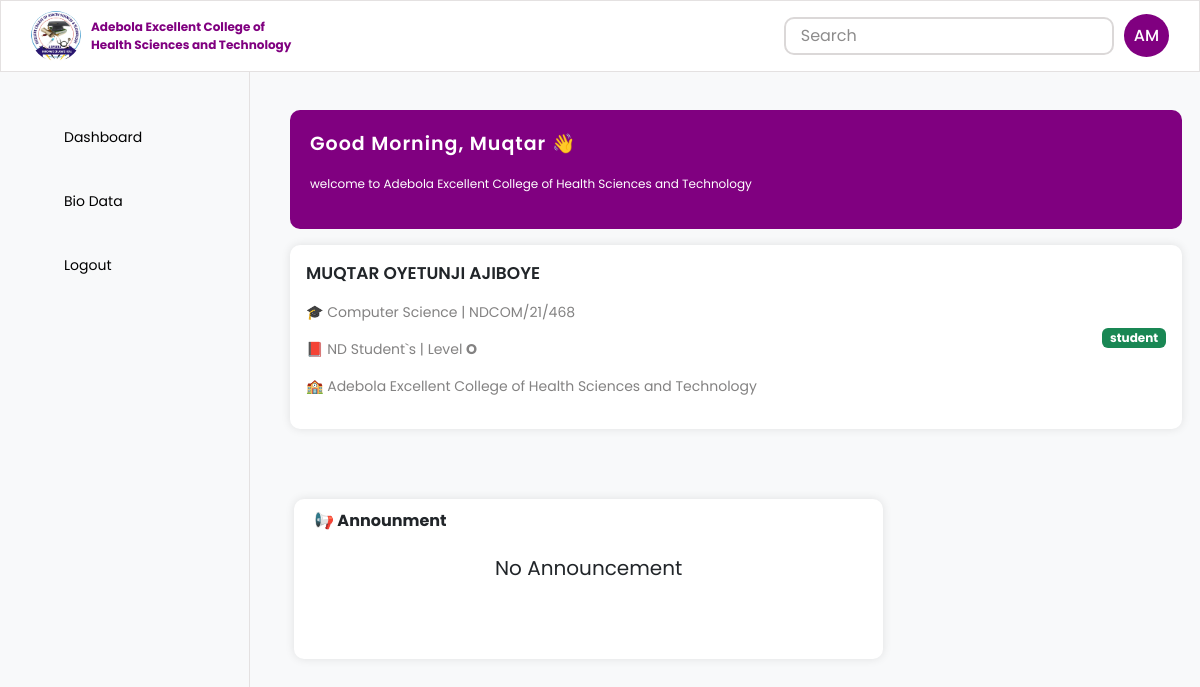
Screenshot of /student/dashboard.php (signed in) with the database file from the repository.
### tables this page shows
CREATE TABLE `student` (
  `student_id` int(11) NOT NULL,
  `first_name` varchar(100) NOT NULL,
  `surname` varchar(100) NOT NULL,
  `middlename` varchar(100) NOT NULL,
  `email` text NOT NULL,
  `phone_number` varchar(15) NOT NULL,
  `application_number` text NOT NULL,
  `password` text NOT NULL,
  `department` text NOT NULL,
  `level_type` text NOT NULL,
  `role` varchar(100) NOT NULL,
  `created_at` timestamp(6) NOT NULL DEFAULT current_timestamp(6),
  `updated_at` timestamp(6) NOT NULL DEFAULT current_timestamp(6)
);

CREATE TABLE `department` (
  `department_id` int(11) NOT NULL,
  `faculty_id` int(11) NOT NULL,
  `department_name` text NOT NULL,
  `created_at` timestamp NOT NULL DEFAULT current_timestamp() ON UPDATE current_timestamp(),
  `updated_at` timestamp NOT NULL DEFAULT current_timestamp()
);

### student/student-script.php (called while the page is built, shortened)
<?php
include ("../dbconnect.php");
$student_id = $_SESSION["student_id"];
$student_details = mysqli_fetch_assoc(mysqli_query($conn,"SELECT * FROM `student` WHERE student_id = $student_id"));
$department = $student_details['department'];
$fetch_department = mysqli_fetch_assoc(mysqli_query($conn, "
    SELECT
        d.department_name,
        f.faculty_name,
        f.faculty_id,
        d.department_id
    FROM department as d
    LEFT JOIN faculty f on d.faculty_id = f.faculty_id
    WHERE d.department_id = '$department';
"));
function greet_user() {
    $hour = (int)date('H');
    if ($hour >= 0 && $hour < 12) {
        return 'Good Morning';
    } elseif ($hour >= 12 && $hour < 17) {
        return 'Good Afternoon';
    } elseif ($hour >= 17 && $hour < 24) {
        return 'Good Evening';
    } else {
        return 'Good Evening';
    }
}

### student/component/dashboard.php (the view)
<div class="welcome-box">
    <p class="welcome-header"><?php echo greet_user() . ', '. $student_details['first_name']  ?>  👋</p>
    <p>welcome to Adebola Excellent College of Health Sciences and Technology</p>
</div>
<div class="intro-box bg-white p-3 mt-3">
    <div class="intro">
        <p class="name"><?php echo $student_details['first_name'].' '.$student_details['middlename'].' '.$student_details['surname']. ''?></p>
        <p class="dep">🎓 <?php echo $fetch_department['department_name']?> | <?php echo $student_details['application_number']?></p>
        <p class="dep">📕 <?php echo $student_details['level_type']?> Student`s | Level  <strong>O<?php echo $student_details['level']?></strong>  </p>
        <p class="dep">🏫 Adebola Excellent College of Health Sciences and Technology</p>
    </div>
    <div class="level">
        <span class="badge bg-success"><?= $student_details['role']?></span>
    </div>
</div>
<div class="container">
    <div class="row gx-3">
        <div class="ann col-lg-8 col-md-8 col-sm-12 bg-white">
            <span><b>📢 Announment</b></span>
            <div class="ann-body">
                <span class="ann-text"> <i class="ri-volume-off-vibrate-line"></i> No Announcement</span>
            </div>
        </div>
        <div class="col-md-4 col-sm-12">
        </div>
    </div>
</div>

### css/dashboard.css (style rules this page uses)
body { font-family: "Poppins"; }
.row { padding-top: 70px; }

### css/home-dashboard.css (style rules this page uses)
.welcome-box { background-color: purple; color: white; border-radius: 10px; padding: 20px; }
.welcome-box .welcome-header { font-size: 19px; font-weight: 600; letter-spacing: 1px; }
.welcome-box p { font-size: 12px; }
.intro-box { display: flex; align-items: center; justify-content: space-between; border-radius: 10px; box-shadow: 0px 0px 10px rgba(0, 0, 0, .1); }
.intro .name { text-transform: uppercase; font-size: 17px; font-weight: 600; }
.dep { font-size: 14px; color: rgb(131, 130, 130); }
.ann { box-shadow: 0px 0px 10px rgba(0, 0, 0, .1); border-radius: 10px; padding: 10px 20px; height: 20vh; }
.ann-body { vertical-align: middle; text-align: center; padding-top: 20px; font-size: 20px; }

### rows the page displays
student: first_name "Muqtar", first_name "MUQTAR", middlename "OYETUNJI", surname "AJIBOYE", application_number "NDCOM/21/468", level_type "ND", role "student"
department: department_name "Computer Science"

### other values shown
greet_user() "Good Morning"
